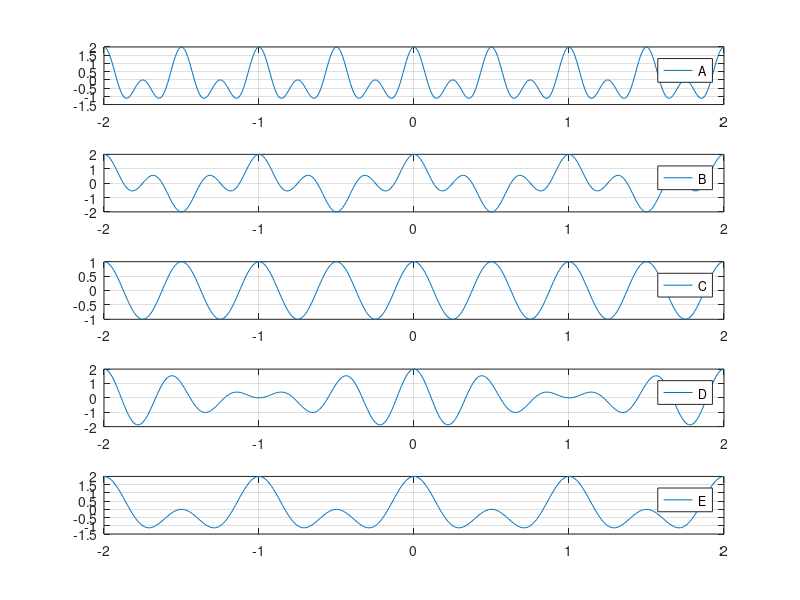

Recreate this plot in MATLAB.
t=-2:0.01:2
f=1.
x1=cos(4*pi*f*t)+cos(8*pi*f*t)% Even terms
x2=cos(2*pi*f*t)+cos(6*pi*f*t)% Odd terms
x3= cos(4*pi*f*t)% second harmonic
x4=cos(4*pi*f*t)+cos(5*pi*f*t) %Even odd terms
x5=cos(4*pi*f*t)+cos(2*pi*f*t)%Even  odd terms
 subplot(5,1,1), plot(t,x1)
 grid
   legend('A')
        subplot(5,1,2), plot(t,x2)
        grid
        legend('B')
         subplot(5,1,3),  plot(t,x3)
         grid
           legend('C')
          subplot(5,1,4),  plot(t,x4)
            legend('D')
          grid
           subplot(5,1,5),  plot(t,x5)
           grid
             legend('E')
           